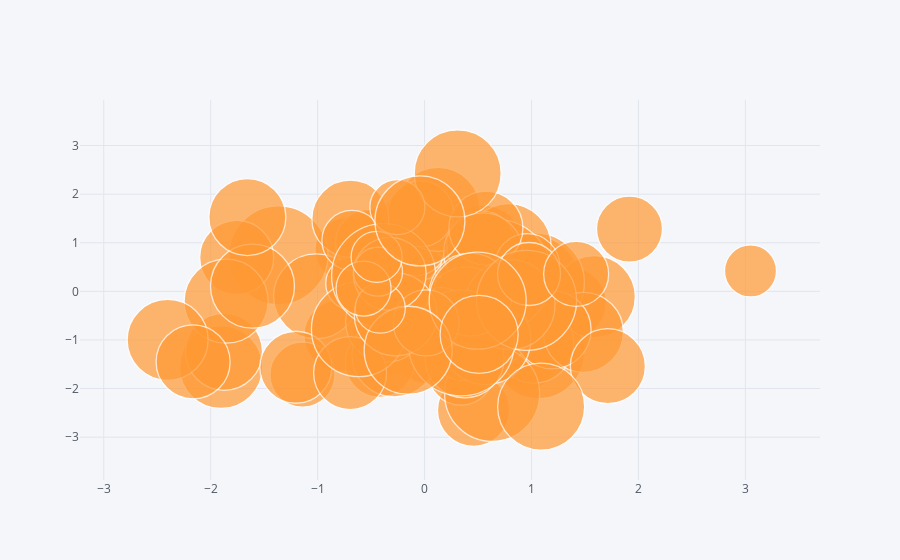

Source (notebook cell):
### Markdown cell above
## Bubble

### Code cell
df.iplot(kind='bubble',x='A',y='B',size='C')
